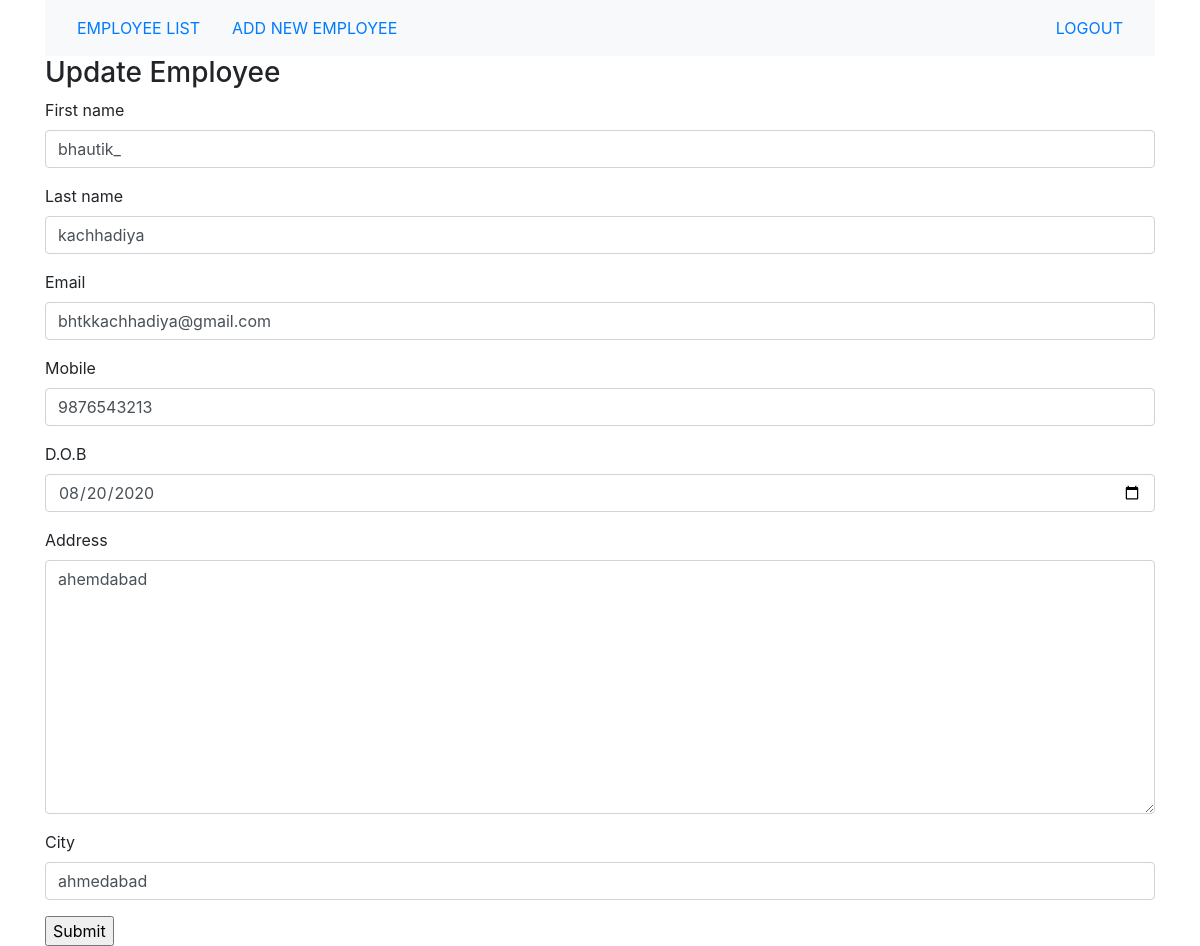
The page /manager_app/update_employee/1/ (signed in) on the database its author committed.
### manager_app/models.py (models this page shows, shortened)
class Employee(models.Model):
    first_name = models.CharField(max_length=50)
    last_name = models.CharField(max_length=50)
    email = models.EmailField(unique=True,max_length=254)
    mobile_regex = RegexValidator(regex = r'^\+?1?\d{9,15}$',message="Phone number must be entered in the formet: '+999999999999'.up to 15 digits allowed.")
    mobile = models.CharField(
        validators=[mobile_regex], max_length=17, blank=True, unique = True)
    dob = models.DateField()
    address = models.TextField()
    city = models.CharField(max_length=50)

### manager_app/views.py (the view)
# urls.py: url(r'^update_employee/(?P<pk>\d+)/$',views.EmployeeUpdate.as_view(),name= 'update_employee'),
class EmployeeUpdate(UpdateView,LoginRequiredMixin):
    try:
        login_url = 'manager_app:login'
        model = models.Employee
        template_name = 'update_employee.html'
        fields = ('first_name', 'last_name', 'email',
                'mobile', 'dob', 'address', 'city')
        def get_form(self, form_class=forms.EmployeeForm):
            form = super(EmployeeUpdate,self).get_form(forms.EmployeeForm)
            form.fields['dob'].widget.attrs.update({'class' : 'datepicker'})
            return form
    except Exception:
        print('Exception Occurs in Employee Update Feature')

### manager_app/forms.py
class EmployeeForm(forms.ModelForm):
    class Meta():
        fields = ('first_name', 'last_name', 'email',
                  'mobile', 'dob', 'address','city')
        model = models.Employee
        labels = {
            'dob' : ('D.O.B')
        }
        widgets = {
            'dob': DateInput(attrs={'type' : 'date'})
        }

### manager_app/templates/update_employee.html (shortened to what this page needs)
{%include 'base.html'%}
{% load bootstrap3%}
{% if user.is_authenticated %}
<div class="container">
    <h3>Update Employee</h3>
    <form method="POST">
        {% bootstrap_form form %}
        <input type="submit">
    </form>
</div>
{% else  %}
<h2>Please Login or SignUp To Explore More.</h2>
{%endif%}

### rows shown on the page
Employee: first_name "bhautik_", last_name "kachhadiya", email "bhtkkachhadiya@gmail.com", mobile "9876543213", dob "08/20/2020", address "ahemdabad", city "ahmedabad"
